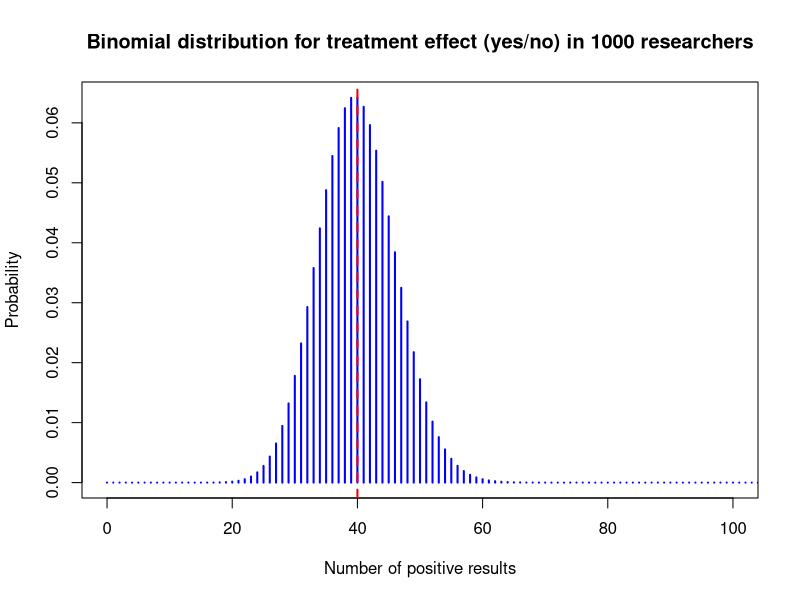

This figure's R source:
## ---- chunk 1
if (knitr::is_html_output()) {
  # Use ggplot2 to create a similar diagram in HTML output
  library(ggplot2)
  library(grid)
  
  # Create a simple Venn diagram for mutually exclusive events A and B
  grid.newpage()
  pushViewport(viewport(width = 0.8, height = 0.8))
  grid.circle(x = 0.25, y = 0.5, r = 0.3, gp = gpar(fill = "lightblue"), name = "A")
  grid.circle(x = 0.75, y = 0.5, r = 0.3, gp = gpar(fill = "pink"), name = "B")
  
 
  # Use expression() to get subscript notation
  grid.text(expression(A[1]), x = 0.25, y = 0.9, gp = gpar(fontsize = 16))
  grid.text(expression(A[2]), x = 0.75, y = 0.9, gp = gpar(fontsize = 16))
  grid.text(expression(P(A[1] * " ∩ " * A[2]) == 0), x = 0.5, y = 0.0, gp = gpar(fontsize = 16, col = "darkred"))

  
} else {
  # Render TikZ code for PDF
  cat('
  \\begin{center}
  \\begin{tikzpicture}
      % Draw circles for sets A and B
      \\draw (0,0) circle [radius=1.5] node at (0,2) {\\textbf{A}};
      \\draw (4,0) circle [radius=1.5] node at (4,2) {\\textbf{B}};
      % Text for Mutually Exclusive Title
      \\node at (2, 3.5) {\\textbf{\\Huge Mutually Exclusive}};
      % Probability equation below the circles
      \\node at (2, -2) {\\huge $P(A \\cap B) = 0$};
  \\end{tikzpicture}
  \\end{center}
  ')
}
## ---- chunk 2
if (knitr::is_html_output()) {
  library(ggplot2)
  library(grid)
  
  # Create a basic Venn diagram with intersection area for HTML output
  grid.newpage()
  pushViewport(viewport(width = 0.8, height = 0.8))
  
  # Draw circles B and A (reversed roles)
  grid.circle(x = 0.3, y = 0.5, r = 0.25, gp = gpar(fill = rgb(0.8, 0.2, 0.2, 0.5)), name = "B")
  grid.circle(x = 0.6, y = 0.5, r = 0.25, gp = gpar(fill = rgb(0.1, 0.5, 0.8, 0.5)), name = "A")
  
  # Labels for sets B and A
  grid.text("B", x = 0.2, y = 0.75, gp = gpar(fontsize = 18))
  grid.text("A", x = 0.7, y = 0.75, gp = gpar(fontsize = 18))
  
  # Label for intersection (B ∩ A)
  grid.text(expression(B %cap% A), x = 0.45, y = 0.5, gp = gpar(fontsize = 18))
  
  # Add arrow and second diagram
  grid.text("→", x = 0.8, y = 0.5, gp = gpar(fontsize = 24))
  
  # Second diagram with only event A and its intersection with B
  grid.circle(x = 1.1, y = 0.5, r = 0.25, gp = gpar(fill = rgb(0.1, 0.5, 0.8, 0.5)), name = "A_conditional")
  grid.circle(x = 1.1, y = 0.5, r = 0.15, gp = gpar(fill = rgb(0.5, 0.2, 0.5, 0.5)), name = "A_int_B")
  
  # Labels for second diagram
  grid.text("A", x = 1.0, y = 0.75, gp = gpar(fontsize = 18))
  grid.text(expression(A %cap% B), x = 1.1, y = 0.5, gp = gpar(fontsize = 18))
  
} else {
  # Render TikZ code for PDF output
  cat('
  \\begin{center}
  \\begin{tikzpicture}
      % Draw circles for sets B and A (reversed)
      \\draw[fill=red!30] (0,0) circle [radius=1.5] node at (-1.5,1.5) {\\textbf{B}};
      \\draw[fill=blue!30] (3,0) circle [radius=1.5] node at (4.5,1.5) {\\textbf{A}};
      
      % Intersection area shading
      \\begin{scope}
          \\clip (0,0) circle [radius=1.5];
          \\fill[blue!60] (3,0) circle [radius=1.5];
      \\end{scope}
      
      % Add label for intersection
      \\node at (1.5, 0) {\\Large $B \\cap A$};
      
      % Add arrow and second diagram
      \\node at (5, 0) {\\huge $\\rightarrow$};
      \\draw[fill=blue!30] (8,0) circle [radius=1.5] node at (6.5,1.5) {\\textbf{A}};
      
      % Intersection in second diagram
      \\draw[fill=red!60] (8,0) circle [radius=1] node at (8,0) {\\Large $A \\cap B$};
  \\end{tikzpicture}
  \\end{center}
  ')
}
## ---- chunk 3
# Calculate the maximum probability using binomial distribution
n <- 1000  # number of researchers
p <- 0.04  # probability of a treatment effect for each researcher

# Calculate the probabilities for each possible number of positive results
probs <- dbinom(0:n, size = n, prob = p)

# Find the number of experiments with the highest probability
max_prob_number <- which.max(probs) # index of the maximum probability starting with 1

# Show the result
max_prob_number - 1 # since we started with 0

dbinom(39:41, size = 1000, prob = 0.04) # 40 is the most likely number of positive results
## ---- chunk 4
# Plot the binomial distribution
plot(0:n, probs, type = "h", lwd = 2, col = "blue", 
     xlab = "Number of positive results", 
     ylab = "Probability", 
     xlim= c(0,100),
     main = "Binomial distribution for treatment effect (yes/no) in 1000 researchers")
abline(v = max_prob_number - 1, col = "red", lwd = 2, lty = 2)
## ---- chunk 5
# Calculate the probability of observing 137 or more positive results
1 - sum(dbinom(0:136, size = 1000, prob = 0.04))

# Compare to winning the Swiss lottery
(1/31474716)/(1 - sum(dbinom(0:136, size = 1000, prob = 0.04)))
